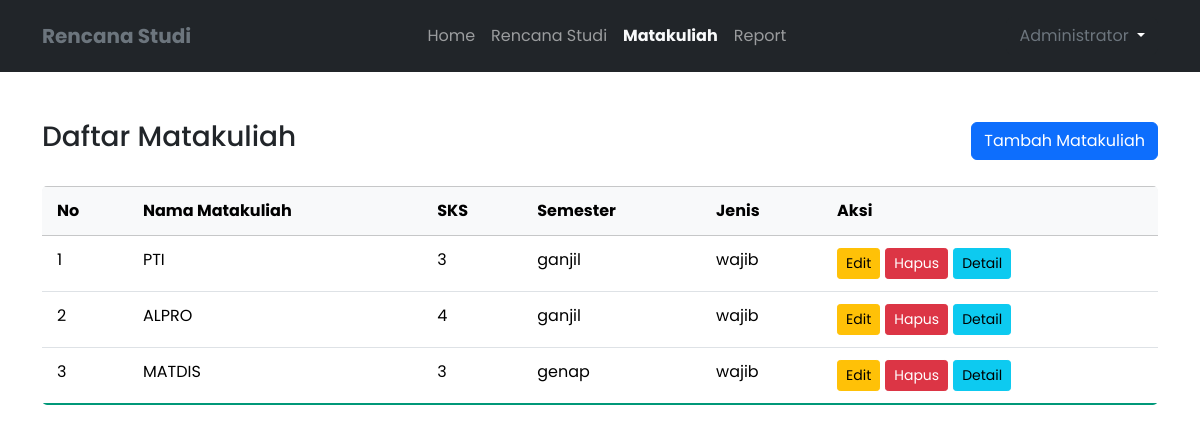
The page /matakuliah/index.php (signed in) on the database its author committed.
### tables this page shows
CREATE TABLE `matakuliah` (
  `id` int NOT NULL,
  `nama` varchar(50) DEFAULT NULL,
  `sks` int DEFAULT NULL,
  `deskripsi` text,
  `prasyarat_id` int DEFAULT NULL,
  `tahun_ajaran` enum('ganjil','genap') NOT NULL,
  `jenis` enum('wajib','pilihan') DEFAULT NULL,
  `semester_id` int NOT NULL
);

### database.php (called while the page is built, shortened)
<?php
function getAllDataMatakuliah()
{
    $query = "
    SELECT
        m1.id,
        m1.nama as nama_matakuliah,
        m1.sks,
        m1.deskripsi,
        m1.tahun_ajaran,
        m2.nama as nama_prasyarat,
        m1.prasyarat_id,
        m1.jenis
    FROM
        matakuliah m1
    LEFT JOIN
        matakuliah m2 ON m1.prasyarat_id = m2.id
    ";
    return mysqli_query(DB, $query)->fetch_all(MYSQLI_ASSOC);
}

### matakuliah/index.php (the view, shortened to what this page needs)
<?php
include_once "../layout/header.php";
$matakuliahs = getAllDataMatakuliah();
?>
<div class="container">
    <div class="d-flex justify-content-between align-items-center mb-4 pt-5">
        <h3>Daftar Matakuliah</h3>
        <a href="<?= BASEURL ?>/matakuliah/add.php" class="btn btn-primary">Tambah Matakuliah</a>
    </div>
    <div class="table-responsive">
        <table class="table table-hover table-bordered">
            <thead class="table-light">
                <tr>
                    <th>No</th>
                    <th>Nama Matakuliah</th>
                    <th>SKS</th>
                    <th>Semester</th>
                    <th>Jenis</th>
                    <th>Aksi</th>
                </tr>
            </thead>
            <tbody>
                <?php foreach ($matakuliahs as $nomor => $matkul) :  ?>
                    <tr>
                        <td><?= $nomor + 1 ?></td>
                        <td><?= $matkul["nama_matakuliah"] ?></td>
                        <td><?= $matkul["sks"] ?></td>
                        <td><?= $matkul["tahun_ajaran"]  ?></td>
                        <td><?= $matkul["jenis"] ?></td>
                        <td>
                            <div class="d-flex" style="gap: 5px;">
                                <a href="edit.php?id=<?= $matkul['id'] ?>" class="btn btn-sm btn-warning">Edit</a>
                                <a href="delete.php?id=<?= $matkul["id"] ?>" class="btn btn-sm btn-danger" onclick="return confirm('Apakah Anda yakin ingin menghapus matakuliah ini?')">Hapus</a>
                                <a href="read.php?id=<?= $matkul['id'] ?>" class="btn btn-sm btn-info">Detail</a>
                            </div>
                        </td>
                    </tr>
                <?php endforeach; ?>
            </tbody>
        </table>
    </div>
</div>
<?php
include_once "../layout/footer.php"
?>

### assets/style.css (style rules this page uses)
* { list-style: none; margin: 0; padding: 0; text-decoration: none; font-family: "Poppins", sans-serif; }
.table { border-collapse: collapse; border-radius: 5px; overflow: hidden; }
.table th, .table td { border: none; padding: 12px 15px; }
.table thead tr { background-color: #f8f9fa; color: #333; text-align: left; }
.table tbody tr:nth-of-type(even) { background-color: #f3f3f3; }
.table tbody tr:last-of-type { border-bottom: 2px solid #009879; }
.btn-sm { padding: 0.25rem 0.5rem; font-size: 0.875rem; line-height: 1.5; border-radius: 0.2rem; }

### rows shown on the page
matakuliah: nama "PTI", sks "3", tahun_ajaran "ganjil", jenis "wajib"
matakuliah: nama "ALPRO", sks "4", tahun_ajaran "ganjil", jenis "wajib"
matakuliah: nama "MATDIS", sks "3", tahun_ajaran "genap", jenis "wajib"

### other values the page prints
$_SESSION['user']['nama'] "Administrator"
